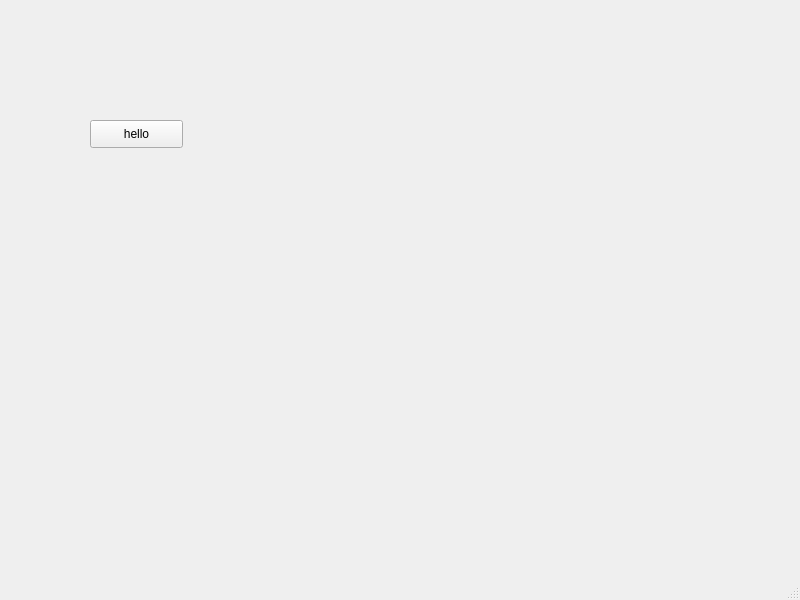
<?xml version="1.0" encoding="UTF-8"?>
<ui version="4.0">
 <class>MainWindow</class>
 <widget class="QMainWindow" name="MainWindow">
  <property name="geometry">
   <rect>
    <x>0</x>
    <y>0</y>
    <width>800</width>
    <height>600</height>
   </rect>
  </property>
  <property name="windowTitle">
   <string>MainWindow</string>
  </property>
  <widget class="QWidget" name="centralwidget">
   <widget class="QPushButton" name="pushButton">
    <property name="geometry">
     <rect>
      <x>90</x>
      <y>120</y>
      <width>93</width>
      <height>28</height>
     </rect>
    </property>
    <property name="text">
     <string>hello</string>
    </property>
   </widget>
  </widget>
  <widget class="QMenuBar" name="menubar">
   <property name="geometry">
    <rect>
     <x>0</x>
     <y>0</y>
     <width>800</width>
     <height>26</height>
    </rect>
   </property>
  </widget>
  <widget class="QStatusBar" name="statusbar"/>
 </widget>
 <resources/>
 <connections/>
</ui>
